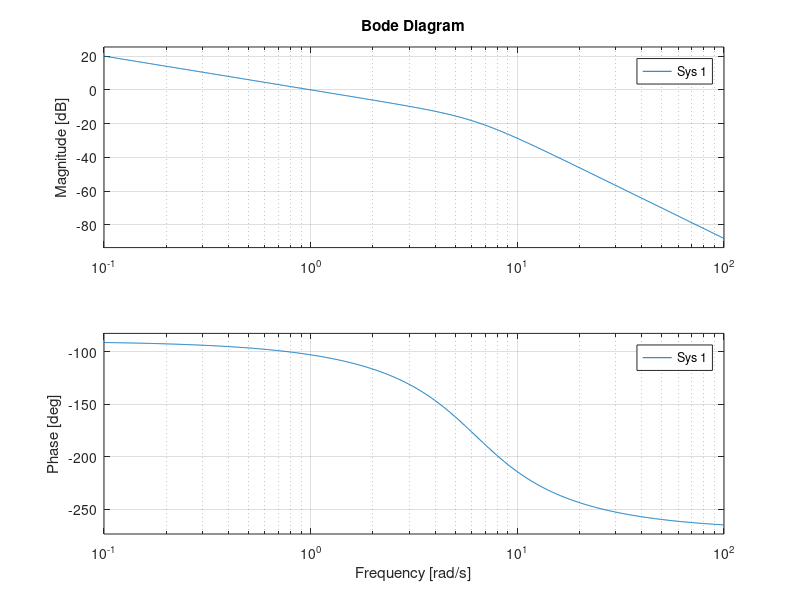
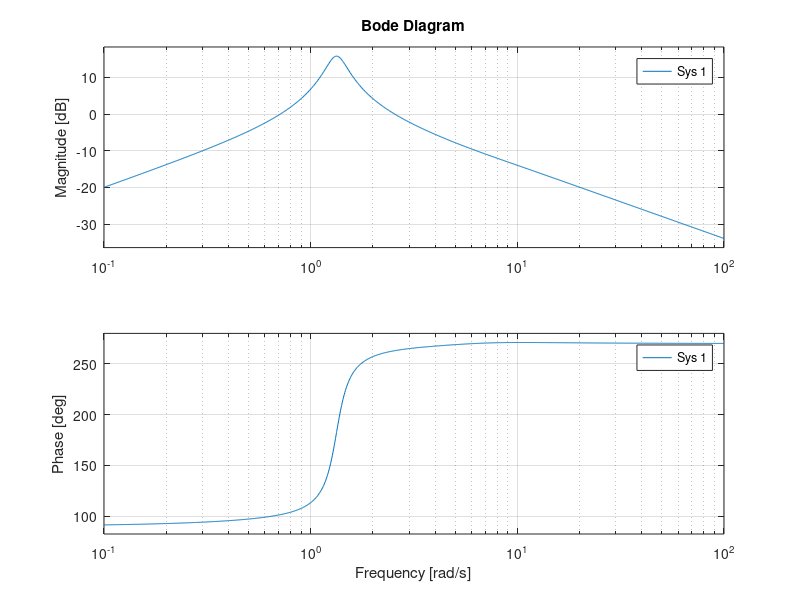

MATLAB code to generate these figures, in order:
%Dieses Sktipt initialisiert einen Zustandsvariablenfilter zur Ableitung
%der Ticks die durch die raddrehzahlsensoren geliefert werden.
%Diese entsprechen der gefahrenen Stecke un m�ssen durch differentiation in
%eine Geschwindigkeit umgerechnet werden.
%Da die erste ableitung ben�tigt wird muss der zvf 2 eintr�ge enthalten,
%also auch die zweite ableitung berechnen. n = 2!!!
%der zvf liegt in
%regelungsnormalform vor:
n=2;
tau = 3.215/5;
tau2=0.308;
tasten = 0.1;%es wird mit einer Abtastzeit von tasten abgetastet
w=(2*pi/tasten)/10;%Grenzfrequenz des Tiefpasses, diese sollte um einiges kleiner sein als die abtastfrequenz
b = [0; 1];
%cT = [0 40];
pr=1.3;%5%0.45*25;%p anteil des reglers
ir=1.7;%1.1%0.5422*25/2.3;%i anteil des reglers
dr=-0.5;%nur ein test
u = 7;%getriebe�bersetzug
%d=10
Ur = pi*0.056%Umfang der Reifen bei 5cm durchmesser
nt = 9;%Anzahl der Ticks pro Umfang
%bestimmung der Filter�bertragungsfunktion
v=2%geschwindigkeit in m/s
f = 1;
for k = 1:n
    s = exp(1i*pi*(2*k-1+n)/(2*n));
    f=conv(f,[1,-s]);%das berechnen den normierten vektor f
end
for i = 0:n-1
    f(i+1) = w^(n-i)*real(f(i+1));%hier wird f auf die passenden kreisfrequenz angepasst:
    %diese muss glaube ich der Abtastrate entprechen
end
A = [0, 1;-f(1), -f(2)];
cT=[f(1), 0]%ct muss kompensieren, damit der ZVF eine gesamst Verst�rkung von 1 hat!!!
s=tf('s');
Gf = tf(ss(A,b,cT,0))

Gs = 1/(tau*s+1);
Gi = 1/s;
figure(1)
bode(Gf*Gi)
pole_filter = pole(Gf)

Gr = pr+ir/s;

pole_system = pole( (Gr*Gs) / (1+Gr*Gs*Gf*Gi) )
% for ir=0.01:0.05:10
%     for pr = 0.01:0.05:10
%         Gr = pr+ir/s;
%         pole_system = pole( (Gr*Gs) / (1+Gr*Gs*Gf*Gi) )
%         if real(pole_system(:)) < 0
%            ir
%            pr
%            pr = 20
%            ir=20
%         end
%     end
% end

figure(2)
bode( (Gr*Gs) / (1+Gr*Gs*Gf*Gi) )
% bode(filter)
% data = timeseries(DATA012.AccX);
% data.time = DATA012.Time;
% sum = 0;
% for i = 1:100
%     sum = sum + data.DATA(i);
% end 
% sum = sum/100;
% %data.DATA = data.DATA - sum;
% sim = fix(data.time(end));
% 
% % 
% Am = [0 1; -0.5 -10];
% bm = [1;0];
% cTm = [1 0];
% e1 = [1 0];
%%
% $ $ $x^2+e^{\pi i}$ $ $
% e2 = [0 1];
%  filterm = ss(Am,bm,cTm,0);
%  pole(filterm)

%data = timeseries([1,2,3,4,5,6,7,8,9,4,7,1,3,2,5,5,5,6,7,5,3,8,8,9,2,3,4,5,6,7,8]');
%sim = data.time(end)